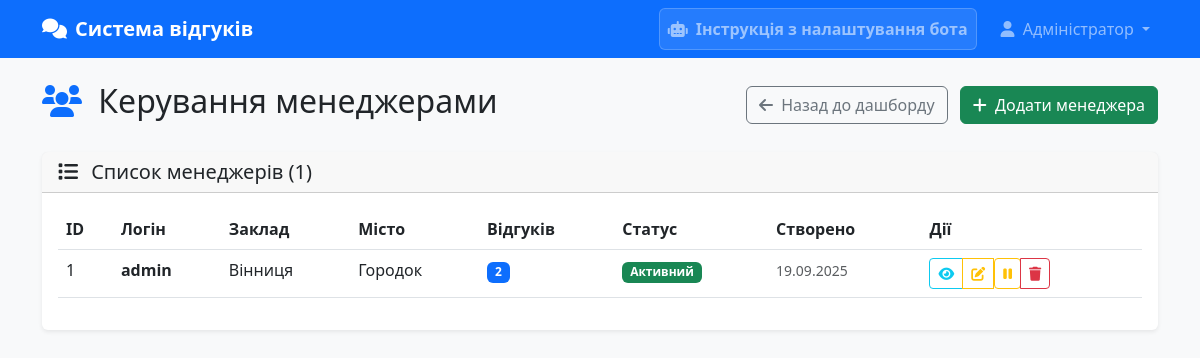
/admin/users (signed in), run on an earlier commit of the app's database.
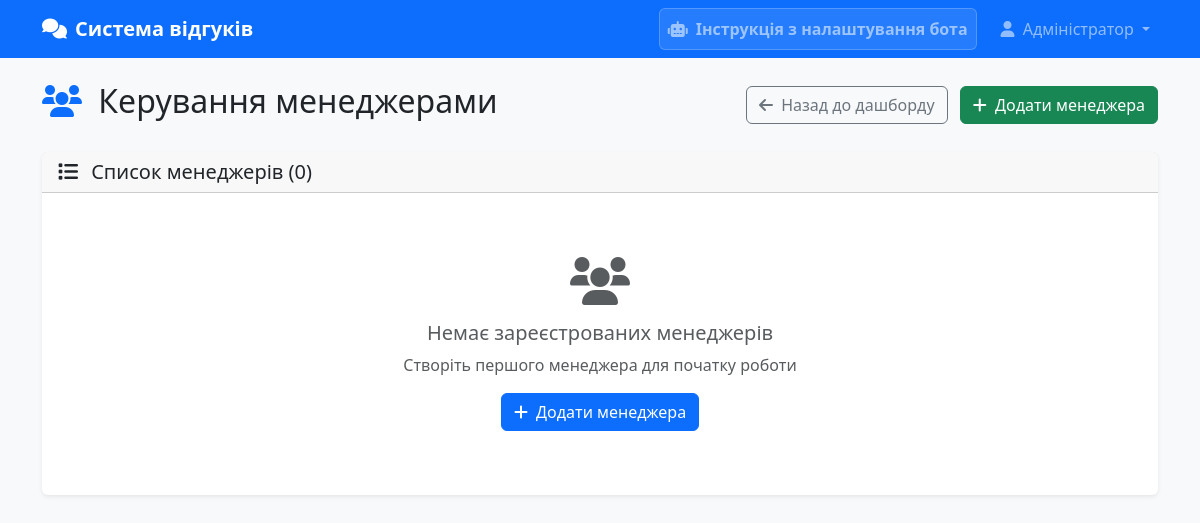
And on a later commit of the database.
### models.py (models this page shows, shortened)
class User(UserMixin, db.Model):
    __tablename__ = 'users'
    id = db.Column(db.Integer, primary_key=True)
    login = db.Column(db.String(80), unique=True, nullable=False)
    password_hash = db.Column(db.String(120), nullable=False)
    restaurant_name = db.Column(db.String(200), nullable=False)
    city = db.Column(db.String(100), nullable=False)
    bot_token = db.Column(db.String(200), nullable=True)
    telegram_group_id = db.Column(db.String(50), nullable=True)  # ID групи Telegram для сповіщень
    telegram_group_enabled = db.Column(db.Boolean, default=False, nullable=False)  # Увімкнути групові сповіщення
    unique_token = db.Column(db.String(32), unique=True, nullable=False)
    email_address = db.Column(db.String(120), nullable=True)  # Email адреса для сповіщень
    email_enabled = db.Column(db.Boolean, default=False, nullable=False)  # Увімкнути email сповіщення
    is_active = db.Column(db.Boolean, default=True, nullable=False)
    created_at = db.Column(db.DateTime, default=datetime.utcnow)
    questions = db.relationship('Question', backref='user', lazy=True, cascade='all, delete-orphan')
    surveys = db.relationship('Survey', backref='user', lazy=True, cascade='all, delete-orphan')
    qr_codes = db.relationship('QRCode', backref='user', lazy=True, cascade='all, delete-orphan')

### app.py (the view)
@app.route('/admin/users')
@admin_required
def admin_users():
    users = User.query.all()
    return render_template('admin/users.html', users=users)

### app.py (called while the page is built, shortened)
def admin_required(f):
    @wraps(f)
    def decorated_function(*args, **kwargs):
        if 'admin_logged_in' not in session:
            flash('Доступ заборонено. Потрібна авторизація адміністратора.', 'error')
            return redirect(url_for('login'))
        return f(*args, **kwargs)
    return decorated_function

@app.before_request
def check_route_access():
    if request.endpoint in ['static', 'index', 'survey', 'survey_submit', 'survey_success', 'login', 'logout']:
        return
    if request.endpoint and (request.endpoint.startswith('admin') or '/admin/' in request.path):
        if 'admin_logged_in' not in session:
            flash('Доступ заборонено. Потрібна авторизація адміністратора.', 'error')
            return redirect(url_for('login'))
        if current_user.is_authenticated and 'admin_logged_in' not in session:
            flash('Доступ заборонено. Менеджер не може використовувати адміністративні функції.', 'error')
            return redirect(url_for('user_dashboard'))

### templates/admin/users.html (shortened to what this page needs)
{% extends "base.html" %}
{% block content %}
<div class="row">
    <div class="col-12">
        <div class="d-flex justify-content-between align-items-center mb-4">
            <h2>
                <i class="fas fa-users text-primary me-2"></i>
                Керування менеджерами
            </h2>
            <div>
                <a href="{{ url_for('admin_dashboard') }}" class="btn btn-outline-secondary me-2">
                    <i class="fas fa-arrow-left me-1"></i>
                    Назад до дашборду
                </a>
                <a href="{{ url_for('admin_add_user') }}" class="btn btn-success">
                    <i class="fas fa-plus me-1"></i>
                    Додати менеджера
                </a>
            </div>
        </div>
    </div>
</div>
<div class="row">
    <div class="col-12">
        <div class="card">
            <div class="card-header">
                <h5 class="mb-0">
                    <i class="fas fa-list me-2"></i>
                    Список менеджерів ({{ users|length }})
                </h5>
            </div>
            <div class="card-body">
                {% if users %}
                <div class="table-responsive">
                    <table class="table table-hover">
                        <thead>
                            <tr>
                                <th>ID</th>
                                <th>Логін</th>
                                <th>Заклад</th>
                                <th>Місто</th>
                                <th>Відгуків</th>
                                <th>Статус</th>
                                <th>Створено</th>
                                <th>Дії</th>
                            </tr>
                        </thead>
                        <tbody>
                            {% for user in users %}
                            <tr>
                                <td>{{ user.id }}</td>
                                <td>
                                    <strong>{{ user.login }}</strong>
                                </td>
                                <td>{{ user.restaurant_name }}</td>
                                <td>{{ user.city }}</td>
                                <td>
                                    <span class="badge bg-primary">{{ user.surveys|length }}</span>
                                </td>
                                <td>
                                    {% if user.is_active %}
                                        <span class="badge bg-success">Активний</span>
                                    {% else %}
                                        <span class="badge bg-danger">Неактивний</span>
                                    {% endif %}
                                </td>
                                <td>
                                    <small class="text-muted">
                                        {{ user.created_at.strftime('%d.%m.%Y') if user.created_at else '-' }}
                                    </small>
                                </td>
                                <td>
                                    <div class="btn-group" role="group">
                                        <a href="{{ url_for('admin_user_details', user_id=user.id) }}"
                                           class="btn btn-sm btn-outline-info" title="Переглянути деталі">
                                            <i class="fas fa-eye"></i>
                                        </a>
                                        <a href="{{ url_for('admin_edit_user', user_id=user.id) }}"
                                           class="btn btn-sm btn-outline-warning" title="Редагувати">
                                            <i class="fas fa-edit"></i>
                                        </a>
                                        <form method="POST" action="{{ url_for('admin_toggle_user', user_id=user.id) }}" class="d-inline">
                                            <button type="submit" class="btn btn-sm {% if user.is_active %}btn-outline-warning{% else %}btn-outline-success{% endif %}"
                                                    title="{% if user.is_active %}Деактивувати{% else %}Активувати{% endif %}">
                                                <i class="fas {% if user.is_active %}fa-pause{% else %}fa-play{% endif %}"></i>
                                            </button>
                                        </form>
                                        <button type="button" class="btn btn-sm btn-outline-danger"
                                                title="Видалити" onclick="confirmDelete({{ user.id }}, '{{ user.login }}')">
                                            <i class="fas fa-trash"></i>
                                        </button>
                                    </div>
                                </td>
                            </tr>
                            {% endfor %}
                        </tbody>
                    </table>
                </div>
                {% else %}
                <div class="text-center py-5">
                    <i class="fas fa-users fa-3x text-muted mb-3"></i>
                    <h5 class="text-muted">Немає зареєстрованих менеджерів</h5>
                    <p class="text-muted">Створіть першого менеджера для початку роботи</p>
                    <a href="{{ url_for('admin_add_user') }}" class="btn btn-primary">
                        <i class="fas fa-plus me-1"></i>
                        Додати менеджера
                    </a>
                </div>
                {% endif %}
            </div>
        </div>
    </div>
</div>
{% endblock %}

### templates/base.html (shortened to what this page needs)
<!DOCTYPE html>
<html lang="uk">
<head>
    <link href="https://cdn.jsdelivr.net/npm/bootstrap@5.3.0/dist/css/bootstrap.min.css" rel="stylesheet">
    <link href="https://cdnjs.cloudflare.com/ajax/libs/font-awesome/6.0.0/css/all.min.css" rel="stylesheet">
</head>
<body>
    <nav class="navbar navbar-expand-lg navbar-dark bg-primary">
        <div class="container">
            <span class="navbar-brand">
                <i class="fas fa-comments me-2"></i>Система відгуків
            </span>
            {% if current_user.is_authenticated or session.get('admin_logged_in') %}
            <div class="navbar-nav ms-auto d-flex align-items-center">
                <a href="{{ url_for('bot_instructions') }}" class="nav-link me-3 d-flex align-items-center bot-instructions-link">
                    <i class="fas fa-robot me-2"></i>
                    <span class="fw-semibold">Інструкція з налаштування бота</span>
                </a>
                <div class="nav-item dropdown">
                    <a class="nav-link dropdown-toggle" href="#" role="button" data-bs-toggle="dropdown">
                        <i class="fas fa-user me-1"></i>
                        {% if session.get('admin_logged_in') %}
                            Адміністратор
                        {% else %}
                            {{ current_user.login }}
                        {% endif %}
                    </a>
                </div>
            </div>
            {% endif %}
        </div>
    </nav>
    <main class="container mt-4">
        {% block content %}{% endblock %}
    </main>
</body>
</html>

### templates/base.html (style rules this page uses)
body { background-color: #f8f9fa; font-family: 'Segoe UI', Tahoma, Geneva, Verdana, sans-serif; }
.navbar-brand { font-weight: 600; }
.card { border: none; box-shadow: 0 0.125rem 0.25rem rgba(0, 0, 0, 0.075); }
.btn-primary { background-color: #0d6efd; border-color: #0d6efd; }
.bot-instructions-link { background-color: rgba(255,255,255,0.1) !important; border-radius: 0.375rem; padding: 0.5rem 1rem; text-decoration: none; transition: all 0.2s ease-in-out; border: 1px solid rgba(255,255,255,0.2); }

What changed in the data, as far as the page shows it:
removed User: id "1", login "admin", restaurant_name "Вінниця", city "Городок", surveys|length "2", is_active "Активний", created_at "19.09.2025"
Also different on the page:
{{ users|length }}: "1" → "0"
text no longer shown: "ID Логін Заклад Місто Відгуків Статус Створено Дії"
text now shown: "Немає зареєстрованих менеджерів Створіть першого менеджера для початку роботи Додати менеджера"
